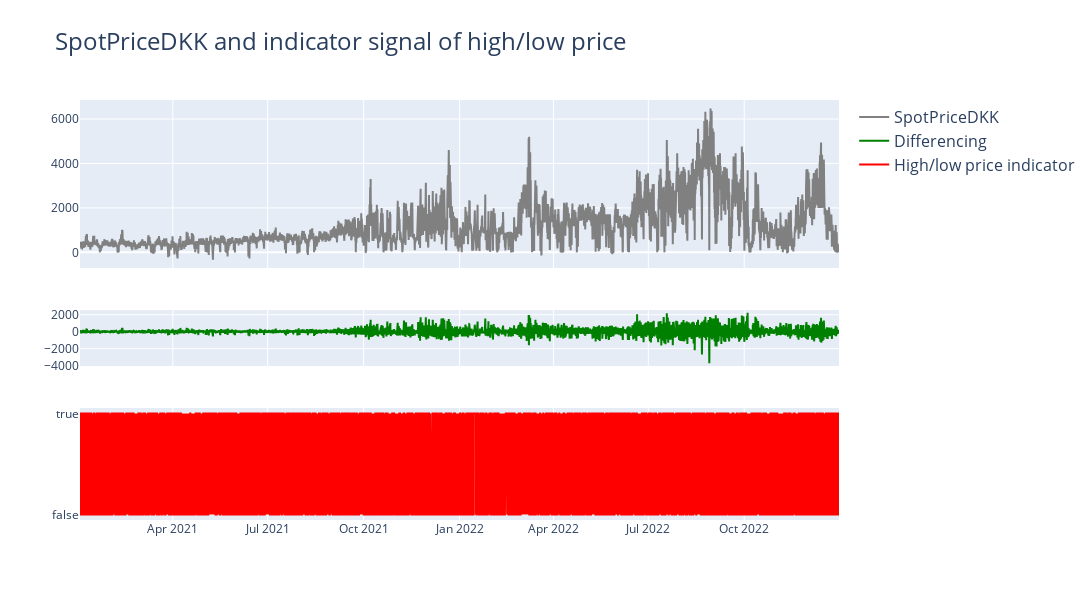

The cell this chart's notebook holds for it:
### Markdown cell above
In the below figure, the raw price signal, the "differenced" signal and the high/low indicator signal is shown. What is clearly seen is the heteroscedastic noise present in the price signal - this is very clear from the differenced signal. Furthermore, it can be seen that the high-low indicator is quite fluctuative, suggesting that we pick up various price levels even though time evolves and the absolute price level increases.

### Code cell
fig = make_subplots(rows=3, cols=1, row_heights=[3,1,2], shared_xaxes=True)
# Spot price
fig.add_trace(go.Scatter(x=np.array(DK1_dataset['StartTimeUTC']), y=DK1_dataset['SpotPriceDKK'], name='SpotPriceDKK',
                            marker_color='gray', legendgroup='group1', showlegend=True), row=1, col=1)
# Differenced time series
fig.add_trace(go.Scatter(x=np.array(DK1_dataset['StartTimeUTC']), y=DK1_dataset['differenced_price'], name='Differencing',
                            marker_color='green', legendgroup='group1', showlegend=True), row=2, col=1)
# High/low price indicator
fig.add_trace(go.Scatter(x=np.array(DK1_dataset['StartTimeUTC']), y=DK1_dataset['low_high_indicator'], name='High/low price indicator',
                            marker_color='red', legendgroup='group1', showlegend=True), row=3, col=1)

# update layout
fig.update_layout(height=600, width=1200, title_text="SpotPriceDKK and indicator signal of high/low price", title_font_size=24, legend=dict(font=dict(size=16)))
fig.show()

### Figure 1 — Plotly figure (JSON) as saved in the notebook; plotly's stock layout.template omitted (floating-point values rounded to 4 significant figures; data arrays with more than 128 entries replaced by an {"elided": "..."} marker saying what was removed)
{"data": [{"legendgroup": "group1", "marker": {"color": "gray"}, "name": "SpotPriceDKK", "showlegend": true, "type": "scatter", "x": {"elided": "17469 str values"}, "xaxis": "x", "y": {"elided": "17469 float values"}, "yaxis": "y"}, {"legendgroup": "group1", "marker": {"color": "green"}, "name": "Differencing", "showlegend": true, "type": "scatter", "x": {"elided": "17469 str values"}, "xaxis": "x2", "y": {"elided": "17469 float values"}, "yaxis": "y2"}, {"legendgroup": "group1", "marker": {"color": "red"}, "name": "High/low price indicator", "showlegend": true, "type": "scatter", "x": {"elided": "17469 str values"}, "xaxis": "x3", "y": {"elided": "17469 bool values"}, "yaxis": "y3"}], "layout": {"height": 600, "legend": {"font": {"size": 16}}, "title": {"font": {"size": 24}, "text": "SpotPriceDKK and indicator signal of high/low price"}, "width": 1200, "xaxis": {"anchor": "y", "domain": [0, 1], "matches": "x3", "showticklabels": false}, "xaxis2": {"anchor": "y2", "domain": [0, 1], "matches": "x3", "showticklabels": false}, "xaxis3": {"anchor": "y3", "domain": [0, 1]}, "yaxis": {"anchor": "x", "domain": [0.6, 1]}, "yaxis2": {"anchor": "x2", "domain": [0.3667, 0.5]}, "yaxis3": {"anchor": "x3", "domain": [0, 0.2667]}}}
